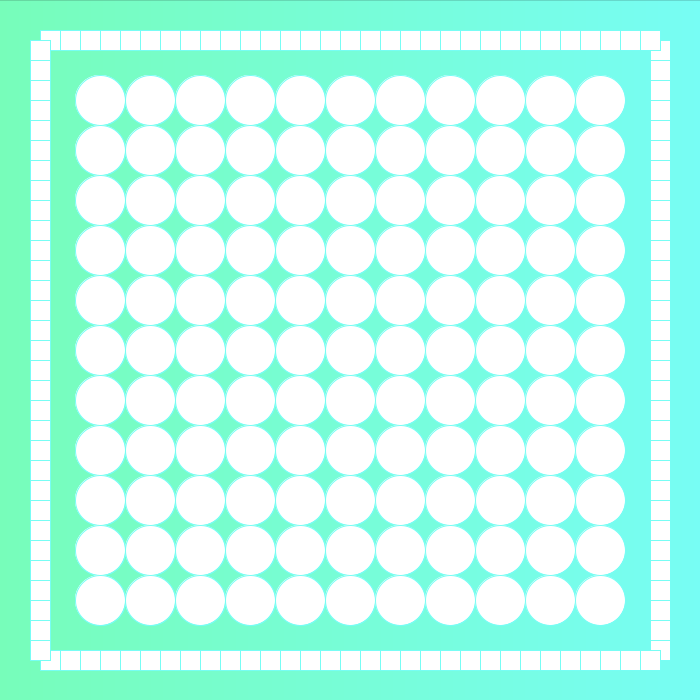
Frame 1 (no input)
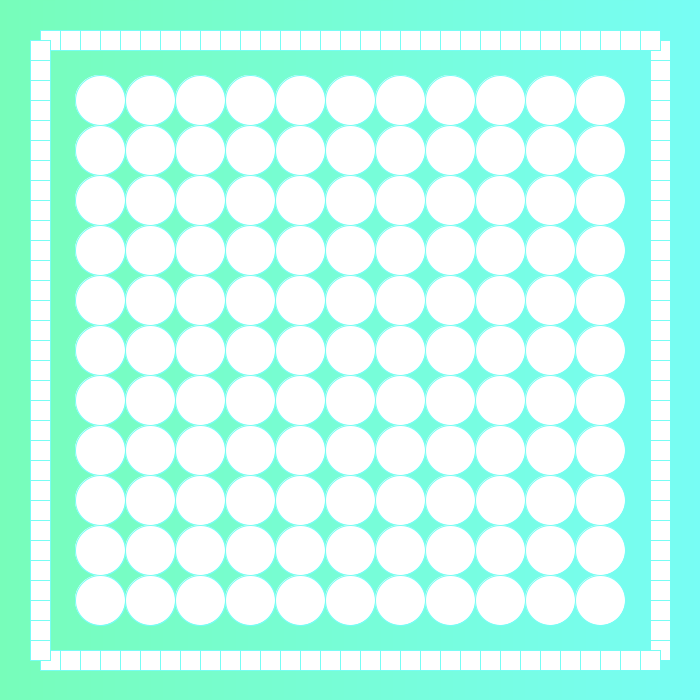
Frame 60 (the mouse pressed at the canvas centre just before this capture)
Frame 120 (the mouse held since frame 60 and released just before this capture): identical to frame 60, image omitted

The Processing sketch that drew these frames (run headless with seeded random() and noise(); from frame 60 on, the mouse is pressed at the canvas centre):

// Processing sketch: PatternSketch1
// ── PatternSketch1.pde
// declaring my variables

int x=0;
int y=700;
color grad1, grad2;


void setup() {
  size(700, 700);
  background(0);
  
  grad1=color(119, 253, 186);
  grad2=color(119, 253, 244);
  
  noFill();
 
}

void draw() {
  // for (initialize, test, update)
  for (int i=x; i<y+x; i++) {
  float remap = map(i, x, x+y, 0, 1); //map(chosen value, ori start, ori stop, new start, new stop)
  color gradient=lerpColor(grad1,grad2,remap); //lerp(first color, second color, amount)
  stroke(gradient); //why do we use stroke?
  line(i,x,i,x+y);
  }
  
  
for (int a=100; a<=width-100; a+=50) {
  for (int b=100; b<=width-100; b+=50){
    fill(255);  
    ellipse(a,b,50,50);
    ellipse(width-a,b,50,50);
    
    }
}

for (int j=40; j<=width-60; j+=20){
    rect(650,j,20,20); }

for (int j=40; j<=width-60; j+=20){
    rect(j,30,20,20);
}

for (int j=40; j<=width-60; j+=20){
    rect(j,650,20,20);
}

for (int j=40; j<=width-60; j+=20){
    rect(30,j,20,20);
}

}
    
   
 
 
